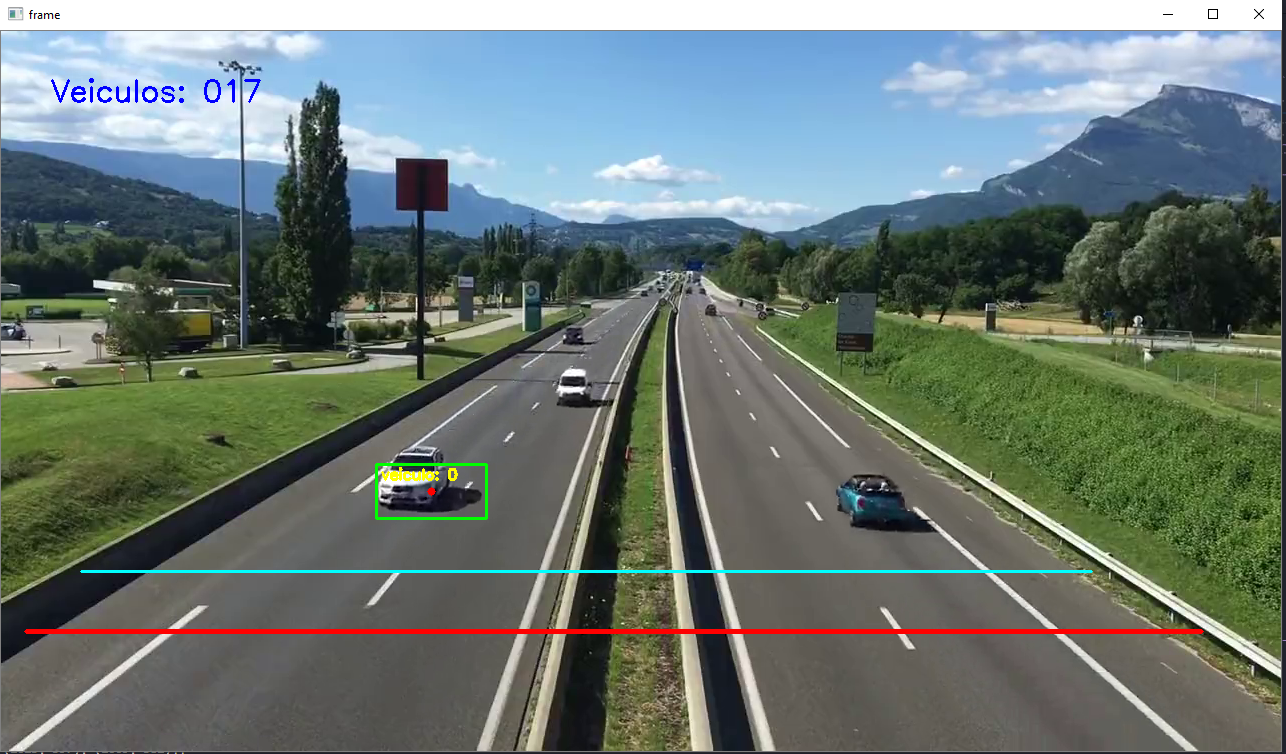
#> input picture Vehicle Counter/1.PNG, 1286 x 754 px, given in place of the camera
$ python main.py
#> lines starting #> are read from the running program, lines starting #| are printed output that depends on the picture
import numpy as np
from time import sleep
import argparse

try:
    import cv2
except ImportError:
    raise ImportError ('Não foi possível encontrar o módulo OpenCV Python. Confira as variáveis de ambiente.'
)

#Variaveis globais

largura_min = 80  # Largura minima do retangulo
altura_min = 80  # Altura minima do retangulo
offset = 6  # Erro permitido entre pixel
pos_linha = 550  # Posição da linha de contagem
delay = 60  # FPS do vídeo
detec = []

def pega_centro(x, y, largura, altura):
    """
    Funcao para encontrar o centro do objeto.
    :param x: x do objeto
    :param y: y do objeto
    :param largura: largura do objeto
    :param altura: altura do objeto
    :return: tupla que contém as coordenadas do centro de um objeto
    """

    x1 = largura // 2
    y1 = altura // 2
    cx = x + x1
    cy = y + y1
    return cx, cy


def set_info(detec):
    global carros
    for (x, y) in detec:
        if (pos_linha + offset) > y > (pos_linha - offset):
            carros += 1
            cv2.line(frame1, (25, pos_linha), (1200, pos_linha), (0, 127, 255), 3)
            detec.remove((x, y))
            print("Carros detectados até o momento: " + str(carros))


def show_info(frame1, dilatada):
    text = f'Carros: {carros}'
    cv2.putText(frame1, text, (450, 70), cv2.FONT_HERSHEY_SIMPLEX, 2, (0, 0, 255), 5)
    cv2.imshow("Video Original", frame1)
    #cv2.imshow("Detectar", dilatada)


carros = caminhoes = 0
subtracao = cv2.bgsegm.createBackgroundSubtractorMOG()  # Pega o fundo e subtrai do que está se movendo

if __name__ == "__main__":
    parser = argparse.ArgumentParser(
        description = 'Script para contar veículos em uma estrada.'
        'Adaptado https://github.com/gustavogino/Vehicle-Counter'
    )
    parser.add_argument('--video', help='Caminho do video exemplo. Se vazio, ligar a webcam')
    parser.add_argument('--largura_min', help='Largura minima. Default 80')
    parser.add_argument('--tempoFrame', help='printar os frames')

    args = parser.parse_args()

    if args.video:
        cap = cv2.VideoCapture(args.video)
    else:
        cap = cv2.VideoCapture(0)

    while True:
        ret, frame1 = cap.read()  # Pega cada frame do vídeo
#> frame1 is the input picture: shape (754, 1286, 3); mean B, G, R 114.5, 119.2, 106.8

        tempo = float(1 / delay)
        sleep(tempo)  # Dá um delay entre cada processamento
        if args.tempoFrame:
            print(sleep(tempo))
        else:
            sleep(tempo)

        # Processamento
        grey = cv2.cvtColor(frame1, cv2.COLOR_BGR2GRAY)  # Pega o frame e transforma para preto e branco
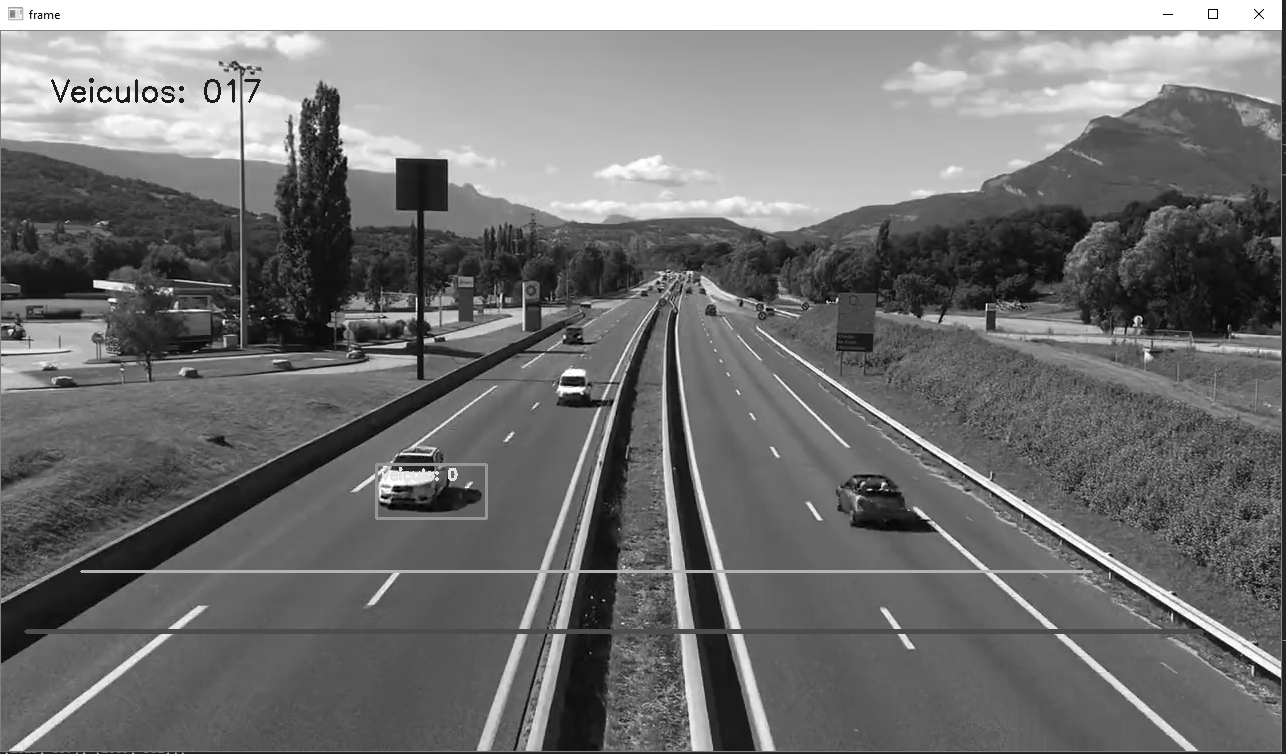
#> grey: shape (754, 1286); min 0, max 255, mean 114.9

        blur = cv2.GaussianBlur(grey, (3, 3), 5)  # Faz um blur para tentar remover as imperfeições da imagem

        img_sub = subtracao.apply(blur)  # Faz a subtração da imagem aplicada no blur
#> img_sub: shape (754, 1286); every value is 0

        dilat = cv2.dilate(img_sub, np.ones((5, 5)))  # "Engrossa" o que sobrou da subtração
        kernel = cv2.getStructuringElement(cv2.MORPH_RECT, (5, 5))
        dilatada = cv2.morphologyEx(dilat, cv2.MORPH_CLOSE, kernel)  # Tenta preencher todos os "buracos" da imagem

        #Encontrar os contornos
        contorno, img = cv2.findContours(dilatada, cv2.RETR_TREE, cv2.CHAIN_APPROX_SIMPLE)
#> contorno = []; img = None

        #Linha de corte
        cv2.line(frame1, (25, pos_linha), (1200, pos_linha), (255, 127, 0), 3)
        for (i, c) in enumerate(contorno):
            (x, y, w, h) = cv2.boundingRect(c)
            if args.largura_min:
                largura_min = args.largura_min
            else:
                validar_contorno = (w >= largura_min) and (h >= altura_min)
                if not validar_contorno:
                    continue

                cv2.rectangle(frame1, (x, y), (x + w, y + h), (0, 255, 0), 2)
                centro = pega_centro(x, y, w, h)
                detec.append(centro)
                cv2.circle(frame1, centro, 4, (0, 0, 255), -1)
#> this loop made 0 passes
#> after the loop, detec = []

        set_info(detec)
#> after the loop in set_info, `for (x, y) in detec:`: carros = 0; detec = []
        show_info(frame1, dilatada)
#> in show_info, `text = f'Carros: {carros}'`: text = 'Carros: 0'
#> in show_info, `cv2.putText(frame1, text, (450, 70), cv2.FONT_HERSHEY_SIMPLEX, 2, (0, ..`:
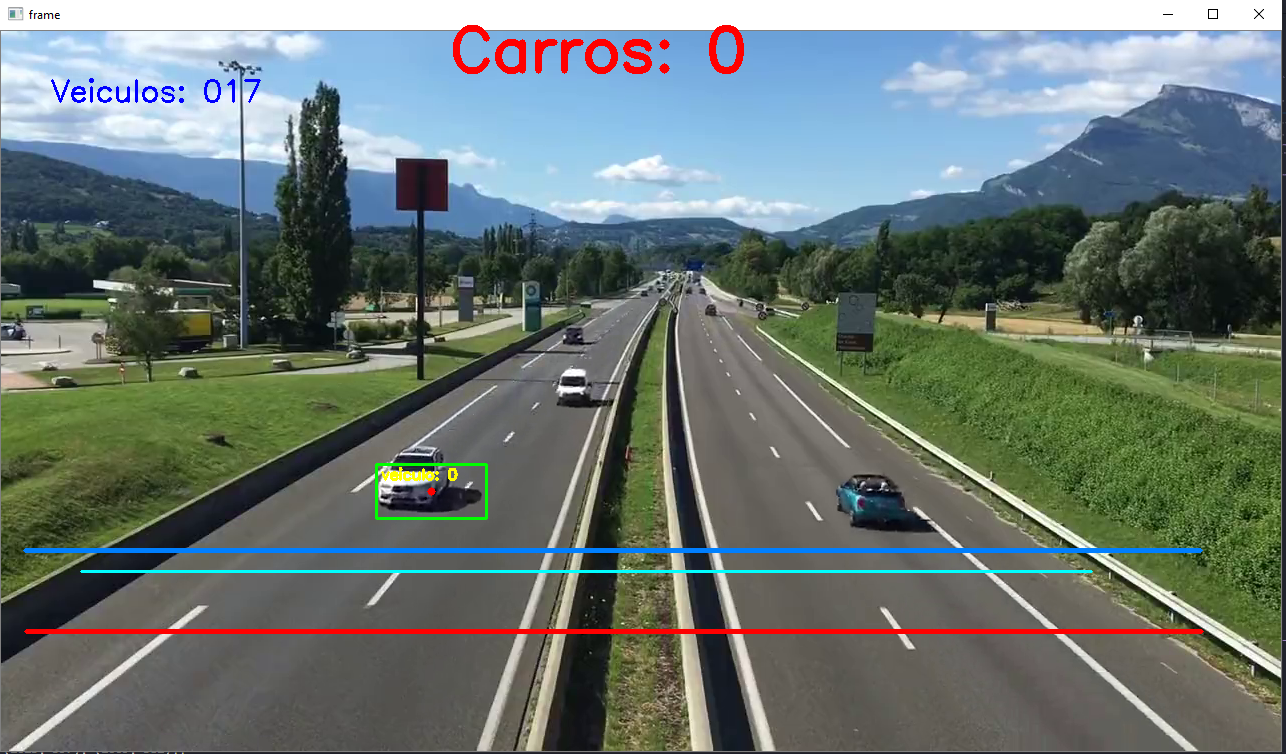
#> frame1: shape (754, 1286, 3); mean B, G, R 114.6, 118.6, 106.8

        if cv2.waitKey(1) == 27:
#> (key Esc is pressed here)
            break

    cv2.destroyAllWindows()
    cap.release()
